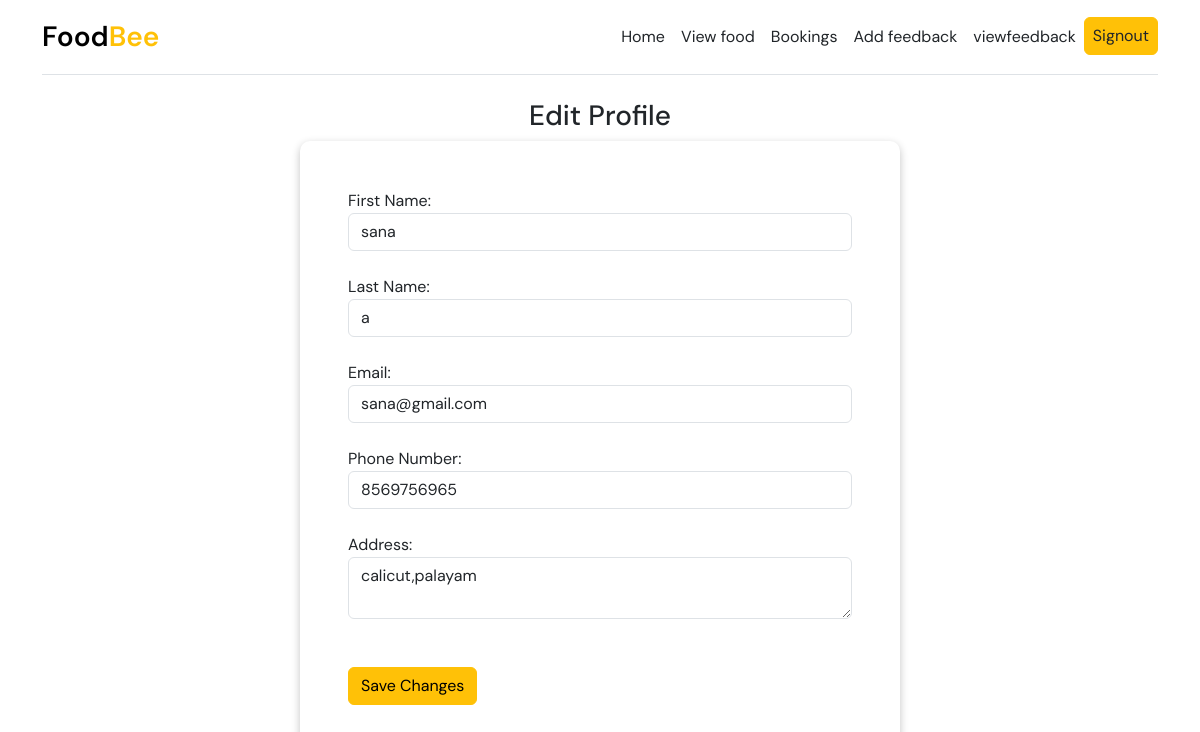
The app's page /edit_profile/11/ with its own data.
### users/models.py (models this page shows, shortened)
class UserProfile(models.Model):
    user = models.OneToOneField(User, on_delete=models.CASCADE,related_name='profile',null=True,blank=True)
    first_name = models.CharField(max_length=100)
    last_name = models.CharField(max_length=100)
    phone_number = models.CharField(max_length=15)
    address = models.TextField()
    email = models.EmailField()

### users/views.py (the view)
# urls.py: path('edit_profile/<int:user_id>/', views.edit_profile, name='edit_profile'),
def edit_profile(request, user_id):
    user = get_object_or_404(User, id=user_id)
    user_profile = get_object_or_404(UserProfile, user=user)
    if request.method == 'POST':
        form = UserProfileForm(request.POST, instance=user_profile)
        if form.is_valid():
            form.save()
            return redirect('view_profile')
    else:
        form = UserProfileForm(instance=user_profile)
    return render(request, 'user/edit_profile.html', {'form': form})

### users/forms.py
class UserProfileForm(forms.ModelForm):
    class Meta:
        model = UserProfile
        fields = ['first_name', 'last_name', 'email','phone_number', 'address', ]

### templates/user/edit_profile.html (shortened to what this page needs)
{% extends "user/viewpage.html" %}
{% load static %}
{% block content %}
<h3 class="text-center">Edit Profile</h3>
<div class="container col-md-6 mx-auto p-5" style="border-radius: 10px; box-shadow: rgba(0, 0, 0, 0.24) 0px 3px 8px;">
    <form method="post">
        <div class="form-group">
            <label for="id_first_name">First Name:</label>
            <input type="text" class="form-control" id="id_first_name" name="first_name" value="{{ form.first_name.value }}">
        </div><br>
        <div class="form-group">
            <label for="id_last_name">Last Name:</label>
            <input type="text" class="form-control" id="id_last_name" name="last_name" value="{{ form.last_name.value }}">
        </div><br>
        <div class="form-group">
            <label for="id_email">Email:</label>
            <input type="email" class="form-control" id="id_email" name="email" value="{{ form.email.value }}">
        </div><br>
        <div class="form-group">
            <label for="id_phone_number">Phone Number:</label>
            <input type="text" class="form-control" id="id_phone_number" name="phone_number" value="{{ form.phone_number.value }}">
        </div><br>
        <div class="form-group">
            <label for="id_address">Address:</label>
            <textarea class="form-control" id="id_address" name="address">{{ form.address.value }}</textarea>
        </div><br><br>
        <button type="submit" class="btn btn-warning">Save Changes</button>
    </form>
</div>
{% endblock %}

### templates/user/viewpage.html (style rules this page uses)
body { font-family: "DM Sans"; }

### records on screen
UserProfile: first_name "sana", email "sana@gmail.com", phone_number "8569756965", address "calicut,palayam"
